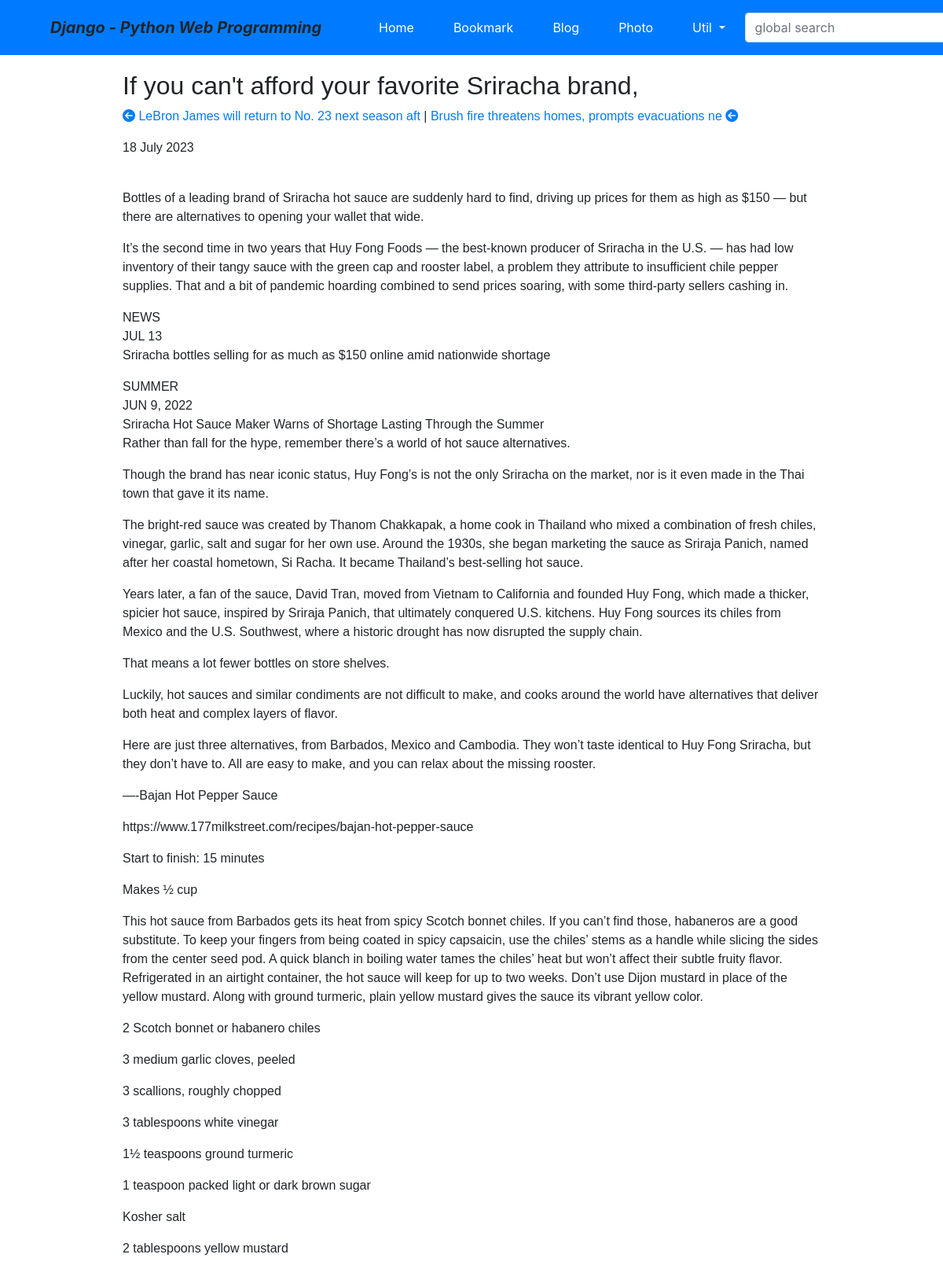
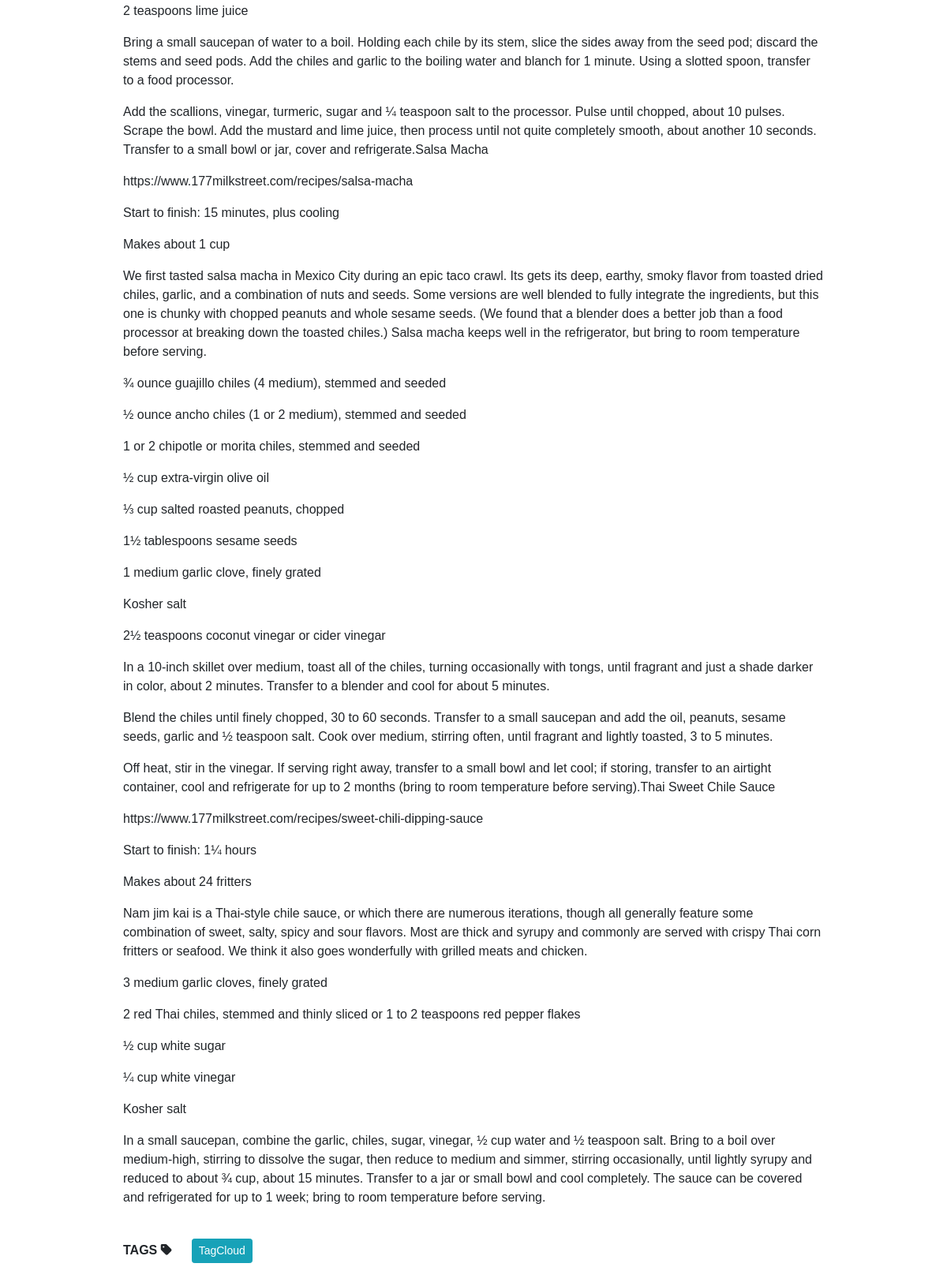
Page /blog/post/if-you-cant-afford-your-favorite-sriracha-brand/ on the committed database (2 pictures, top to bottom).
### blog/models.py (models this page shows)
class Post(models.Model):
    title = models.CharField(verbose_name='TITLE', max_length=50)
    slug = models.SlugField('SLUG', unique=True, allow_unicode=True, help_text='one word for title alias.')
    description = models.CharField('DESCRIPTION', max_length=100, blank=True, help_text='simple description text.')
    content = models.TextField('CONTENT')
    create_dt = models.DateTimeField('CREATE DATE', auto_now_add=True)
    modify_dt = models.DateTimeField('MODIFY DATE', auto_now=True)
    tags = TaggableManager(blank=True)
    class Meta:
        verbose_name = 'post'
        verbose_name_plural = 'posts'
        db_table = 'blog_posts'
        ordering = ('-modify_dt',)
    def __str__(self):
        return self.title
    def get_absolute_url(self):
        return reverse('blog:post_detail', args=(self.slug,))
    def get_previous(self):
        return self.get_previous_by_modify_dt()
    def get_next(self):
        return self.get_next_by_modify_dt()

### blog/views.py (the view)
# urls.py: re_path(r'^post/(?P<slug>[-\w]+)/$', views.PostDV.as_view(), name='post_detail'),
class PostDV(DetailView):
    model = Post
    def get_context_data(self, **kwargs):
        context = super().get_context_data(**kwargs)
        context['disqus_short'] = f"{settings.DISQUS_SHORTNAME}"
        context['disqus_id'] = f"post={self.object.id}-{self.object.slug}"
        context['disqus_url'] = f"{settings.DISQUS_MY_DOMAIN}{self.object.get_absolute_url()}"
        context['disqus_title'] = f"{self.object.slug}"
        return context

### blog/templates/blog/post_detail.html (shortened to what this page needs)
{% extends "base.html" %}
{% block content %}
<div class="post-body">
<h2>{{ object.title }}</h2>
<p>
    {% if object.get_next %}
    <a href="{{ object.get_next.get_absolute_url }}" title="View previous post"><i class="fas fa-arrow-circle-left"></i> {{ object.get_next }}
    </a>
    {% endif %}
    {% if object.get_previous %}
    | <a href="{{ object.get_previous.get_absolute_url }}" title="View next post">{{ object.get_previous }} <i class="fas fa-arrow-circle-left"></i>
    </a>
    {% endif %}
</p>
<p>{{ object.modify_dt|date:"j F Y" }}</p>
<br>
<div>
    {{ object.content|linebreaks }}
</div>
<br>
<div>
    <b>TAGS</b> <i class="fas fa-tag"></i>
    {% load taggit_templatetags2_tags %}
    <a href="{% url 'blog:tag_cloud' %}"> <span class="btn btn-info btn-sm">TagCloud</span> </a>
</div>
<br>
</div>
{% endblock %}

### blog/templates/blog/post_detail.html (style rules this page uses)
.post-body { width: 80%; margin: auto; font-family: "Lucida Grande", Verdana, Arial, sans-serif; font-size: 16px; }

### rows in the picture
Post: title "If you can't afford your favorite Sriracha brand,", get_next "LeBron James will return to No. 23 next season aft", get_previous "Brush fire threatens homes, prompts evacuations ne", modify_dt "18 July 2023", content "Bottles of a leading brand of Sriracha hot sauce are suddenly hard to find, driving up prices for them as high as $150 — but there are alternatives to opening your wallet that wide. It’s the second time in two years that Huy Fong Foods — the best-known producer of Sriracha in the U.S. — has had low inventory of their tangy sauce with the green cap and rooster label, a problem they attribute to insufficient chile pepper supplies. That and a bit of pandemic hoarding combined to send prices soaring, with some third-party sellers cashing in. NEWS JUL 13 Sriracha bottles selling for as much as $150 online amid nationwide shortage SUMMER JUN 9, 2022 Sriracha Hot Sauce Maker Warns of Shortage…"
